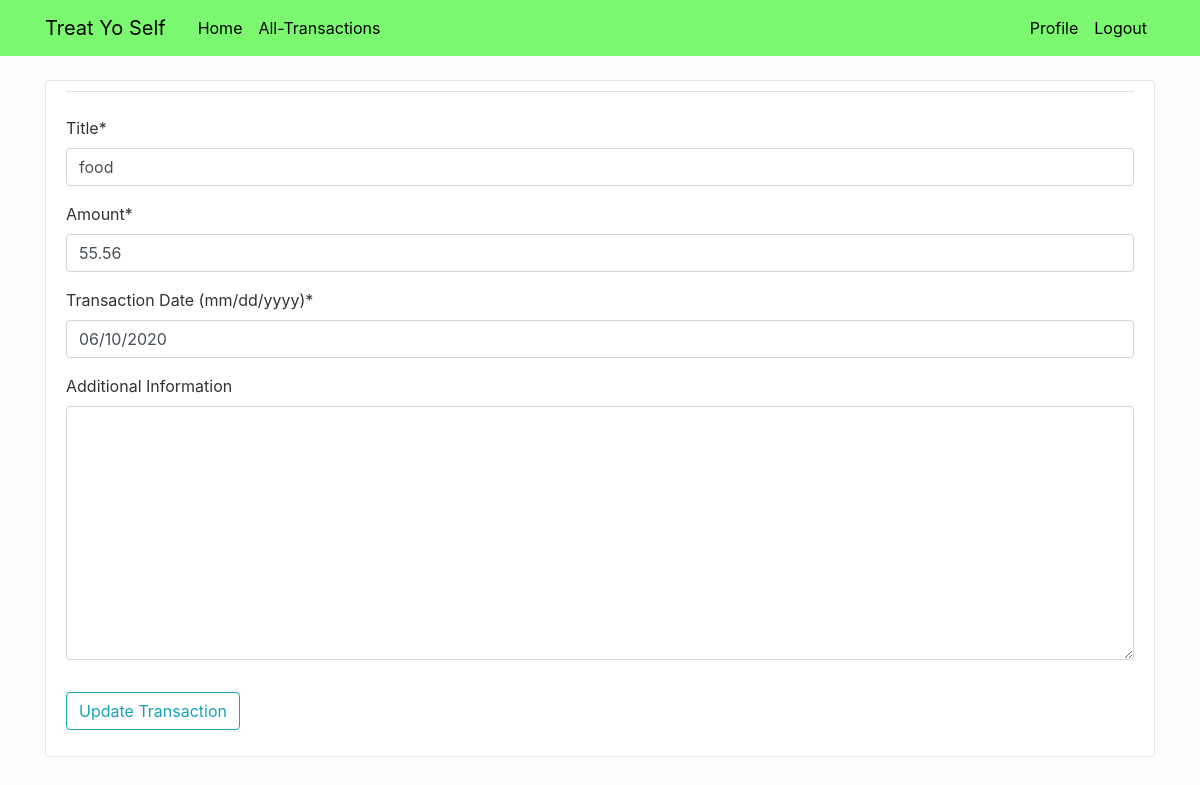
Page /transaction/12/update/ (signed in) on the committed database.
### budgeting/models.py (models this page shows, shortened)
class Transaction(models.Model):
    t_type = models.CharField("Deposit/Withdrawal", max_length=15, null=True)
    amount = models.DecimalField(max_digits=10, decimal_places=2)
    source = models.CharField("Title", max_length=30)
    notes = models.TextField("Additional Information", blank=True, null=True)
    date_posted = models.DateField("Transaction Date (mm/dd/yyyy)",
                                   auto_now_add=False, auto_now=False, blank=False, null=True)
    author = models.ForeignKey(User, on_delete=models.CASCADE)
    in_history = models.BooleanField(default=False)
    year = models.IntegerField(null=True)
    month = models.IntegerField(null=True)
    class Meta:
        ordering = ['-date_posted']

### budgeting/views.py (the view, shortened to what this page needs)
# urls.py: path('transaction/<int:pk>/update/', TransUpdateView.as_view(),
class TransUpdateView(LoginRequiredMixin, UpdateView):
    model = Transaction
    form_class = UpdateForm
    template_name = 'budgeting/transaction_update.html'
    def get_form_kwargs(self):
        kwargs = super().get_form_kwargs()
        kwargs['user'] = self.request.user
        return kwargs

### budgeting/forms.py
class UpdateForm(TransactionForm):
    class Meta:
        model = Transaction
        fields = ['source', 'amount', 'date_posted', 'notes']
        widgets = {
            'date_posted': forms.DateInput(format='%m/%d/%Y', attrs={'placeholder': 'e.g. 02/15/2020'}),
            'source': forms.TextInput(attrs={'placeholder': 'e.g. Part-time job, Utilities, Gas'})
        }

### budgeting/templates/budgeting/transaction_update.html (shortened to what this page needs)
{% extends "budgeting/base.html" %}
{% load crispy_forms_tags %}
{% block content %}
<div class="content-section">
  <form method="POST">
    <fieldset class="form-group" class="asteriskField">
      <legend class="border-bottom mb-4">
      </legend>
      {{ form|crispy }}
    </fieldset>
    <div class="form-group">
      <button class="btn btn-outline-info" type="submit">
        Update Transaction
      </button>
    </div>
  </form>
</div>
{% endblock content %}

### budgeting/static/budgetcss/main.css (style rules this page uses)
body { background: #fdfdfd; color: #333333; margin-top: 5rem; }
.content-section { background: #ffffff; padding: 10px 20px; border: 1px solid #e6e6e6; border-radius: 3px; margin-bottom: 20px; }

### rows in the picture
Transaction: source "food", amount "55.56", date_posted "06/10/2020"
